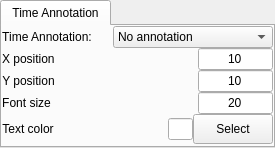
    <widget class="QTabWidget" name="timeTab">
     <property name="sizePolicy">
      <sizepolicy hsizetype="Expanding" vsizetype="Maximum">
       <horstretch>0</horstretch>
       <verstretch>0</verstretch>
      </sizepolicy>
     </property>
     <property name="minimumSize">
      <size>
       <width>0</width>
       <height>0</height>
      </size>
     </property>
     <property name="currentIndex">
      <number>0</number>
     </property>
     <widget class="QWidget" name="tab_4">
      <property name="sizePolicy">
       <sizepolicy hsizetype="Preferred" vsizetype="Maximum">
        <horstretch>0</horstretch>
        <verstretch>0</verstretch>
       </sizepolicy>
      </property>
      <attribute name="title">
       <string>Time Annotation</string>
      </attribute>
      <layout class="QVBoxLayout" name="verticalLayout_5">
       <property name="spacing">
        <number>0</number>
       </property>
       <property name="leftMargin">
        <number>0</number>
       </property>
       <property name="topMargin">
        <number>0</number>
       </property>
       <property name="rightMargin">
        <number>0</number>
       </property>
       <property name="bottomMargin">
        <number>0</number>
       </property>
       <item>
        <layout class="QHBoxLayout">
         <item>
          <widget class="QLabel" name="textLabel1_5">
           <property name="text">
            <string>Time Annotation:</string>
           </property>
           <property name="alignment">
            <set>Qt::AlignCenter</set>
           </property>
           <property name="wordWrap">
            <bool>false</bool>
           </property>
          </widget>
         </item>
         <item>
          <spacer name="spacer44">
           <property name="orientation">
            <enum>Qt::Horizontal</enum>
           </property>
           <property name="sizeType">
            <enum>QSizePolicy::Expanding</enum>
           </property>
           <property name="sizeHint" stdset="0">
            <size>
             <width>21</width>
             <height>20</height>
            </size>
           </property>
          </spacer>
         </item>
         <item>
          <widget class="QComboBox" name="timeCombo">
           <property name="sizePolicy">
            <sizepolicy hsizetype="MinimumExpanding" vsizetype="Fixed">
             <horstretch>0</horstretch>
             <verstretch>0</verstretch>
            </sizepolicy>
           </property>
           <property name="minimumSize">
            <size>
             <width>160</width>
             <height>0</height>
            </size>
           </property>
           <property name="toolTip">
            <string>specify time annotation type</string>
           </property>
           <property name="currentIndex">
            <number>0</number>
           </property>
           <property name="maxCount">
            <number>4</number>
           </property>
           <item>
            <property name="text">
             <string>No annotation</string>
            </property>
           </item>
           <item>
            <property name="text">
             <string>Time step number</string>
            </property>
           </item>
           <item>
            <property name="text">
             <string>User time</string>
            </property>
           </item>
           <item>
            <property name="text">
             <string>Formatted date/time</string>
            </property>
           </item>
          </widget>
         </item>
        </layout>
       </item>
       <item>
        <layout class="QHBoxLayout" name="horizontalLayout_15">
         <property name="spacing">
          <number>0</number>
         </property>
         <item>
          <widget class="QLabel" name="label_17">
           <property name="sizePolicy">
            <sizepolicy hsizetype="Preferred" vsizetype="Preferred">
             <horstretch>0</horstretch>
             <verstretch>0</verstretch>
            </sizepolicy>
           </property>
           <property name="text">
            <string>X position</string>
           </property>
          </widget>
         </item>
         <item>
          <spacer name="horizontalSpacer_13">
           <property name="orientation">
            <enum>Qt::Horizontal</enum>
           </property>
           <property name="sizeHint" stdset="0">
            <size>
             <width>40</width>
             <height>20</height>
            </size>
           </property>
          </spacer>
         </item>
         <item>
          <widget class="QLineEdit" name="timeLLXEdit">
           <property name="maximumSize">
            <size>
             <width>75</width>
             <height>16777215</height>
            </size>
           </property>
           <property name="toolTip">
            <string>Specify lower-left coordinate of time annotation relative to visualizer size</string>
           </property>
           <property name="text">
            <string>10</string>
           </property>
           <property name="alignment">
            <set>Qt::AlignHCenter</set>
           </property>
          </widget>
         </item>
        </layout>
       </item>
       <item>
        <layout class="QHBoxLayout">
         <property name="spacing">
          <number>0</number>
         </property>
         <item>
          <widget class="QLabel" name="textLabel2_8">
           <property name="toolTip">
            <string>Specify lower-left coordinate of time annotation relative to visualizer size</string>
           </property>
           <property name="text">
            <string>Y position</string>
           </property>
           <property name="alignment">
            <set>Qt::AlignCenter</set>
           </property>
           <property name="wordWrap">
            <bool>false</bool>
           </property>
          </widget>
         </item>
         <item>
          <spacer name="spacer45">
           <property name="orientation">
            <enum>Qt::Horizontal</enum>
           </property>
           <property name="sizeType">
            <enum>QSizePolicy::Expanding</enum>
           </property>
           <property name="sizeHint" stdset="0">
            <size>
             <width>20</width>
             <height>20</height>
            </size>
           </property>
          </spacer>
         </item>
         <item>
          <widget class="QLineEdit" name="timeLLYEdit">
           <property name="maximumSize">
            <size>
             <width>75</width>
             <height>16777215</height>
            </size>
           </property>
           <property name="toolTip">
            <string>Specify lower-left coordinate of time annotation relative to visualizer size</string>
           </property>
           <property name="text">
            <string>10</string>
           </property>
           <property name="alignment">
            <set>Qt::AlignHCenter</set>
           </property>
          </widget>
         </item>
        </layout>
       </item>
       <item>
        <layout class="QHBoxLayout">
         <property name="spacing">
          <number>0</number>
         </property>
         <item>
          <widget class="QLabel" name="textLabel2_7_2_5">
           <property name="text">
            <string>Font size</string>
           </property>
           <property name="alignment">
            <set>Qt::AlignCenter</set>
           </property>
           <property name="wordWrap">
            <bool>false</bool>
           </property>
          </widget>
         </item>
         <item>
          <spacer name="spacer49">
           <property name="orientation">
            <enum>Qt::Horizontal</enum>
           </property>
           <property name="sizeType">
            <enum>QSizePolicy::Expanding</enum>
           </property>
           <property name="sizeHint" stdset="0">
            <size>
             <width>41</width>
             <height>20</height>
            </size>
           </property>
          </spacer>
         </item>
         <item>
          <widget class="QLineEdit" name="timeSizeEdit">
           <property name="maximumSize">
            <size>
             <width>75</width>
             <height>16777215</height>
            </size>
           </property>
           <property name="toolTip">
            <string>Point size of time annotation</string>
           </property>
           <property name="text">
            <string>20</string>
           </property>
           <property name="alignment">
            <set>Qt::AlignHCenter</set>
           </property>
          </widget>
         </item>
        </layout>
       </item>
       <item>
        <layout class="QHBoxLayout" name="horizontalLayout_16">
         <property name="spacing">
          <number>0</number>
         </property>
         <item>
          <widget class="QLabel" name="textLabel2_7_3">
           <property name="text">
            <string>Text color</string>
           </property>
           <property name="alignment">
            <set>Qt::AlignCenter</set>
           </property>
           <property name="wordWrap">
            <bool>false</bool>
           </property>
          </widget>
         </item>
         <item>
          <spacer name="horizontalSpacer_14">
           <property name="orientation">
            <enum>Qt::Horizontal</enum>
           </property>
           <property name="sizeHint" stdset="0">
            <size>
             <width>40</width>
             <height>20</height>
            </size>
           </property>
          </spacer>
         </item>
         <item>
          <widget class="QLineEdit" name="timeColorEdit">
           <property name="minimumSize">
            <size>
             <width>0</width>
             <height>0</height>
            </size>
           </property>
           <property name="maximumSize">
            <size>
             <width>25</width>
             <height>16777215</height>
            </size>
           </property>
           <property name="readOnly">
            <bool>true</bool>
           </property>
          </widget>
         </item>
         <item>
          <widget class="QPushButton" name="timeColorButton">
           <property name="minimumSize">
            <size>
             <width>50</width>
             <height>30</height>
            </size>
           </property>
           <property name="maximumSize">
            <size>
             <width>100</width>
             <height>16777215</height>
            </size>
           </property>
           <property name="toolTip">
            <string>click to specify color of time annotation</string>
           </property>
           <property name="text">
            <string>Select</string>
           </property>
           <property name="autoDefault">
            <bool>false</bool>
           </property>
          </widget>
         </item>
        </layout>
       </item>
      </layout>
     </widget>
    </widget>
